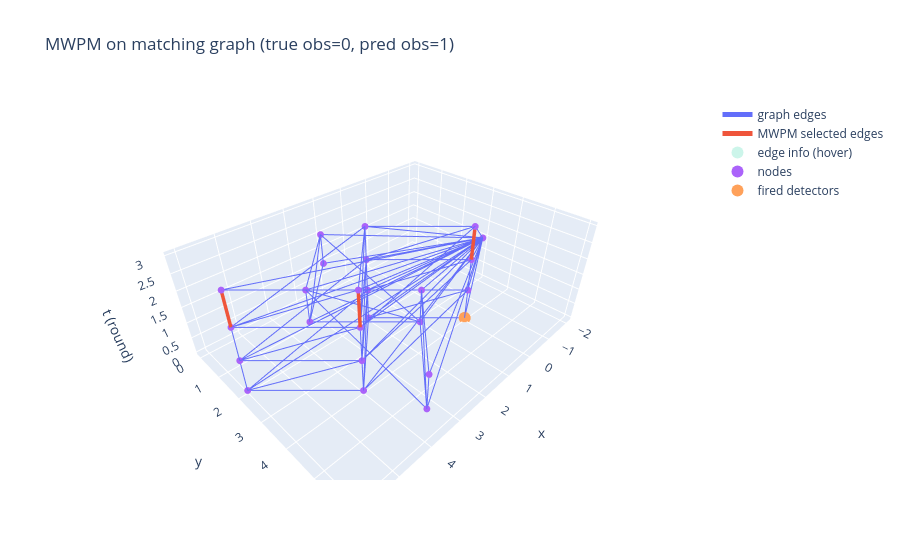

The code cell stored with this chart in its notebook:
### Code cell
enable_correlations = True

syndrome, true_obs = extract_syndrome_from_circuit(sc_circuit_builtin, n_shots=1)
matching = pymatching.Matching.from_detector_error_model(dem_builtin, enable_correlations=enable_correlations)
pred_obs = matching.decode_batch(syndrome)
solution_edges = matching.decode_to_edges_array(syndrome)

G, fig = plot_mwpm_solution_3d(sc_circuit_builtin, matching, syndrome, true_obs, pred_obs, solution_edges, show_boundary=True)
for u, v in solution_edges:
    data = G.get_edge_data(int(u), int(v))
    print(u, v, data)
